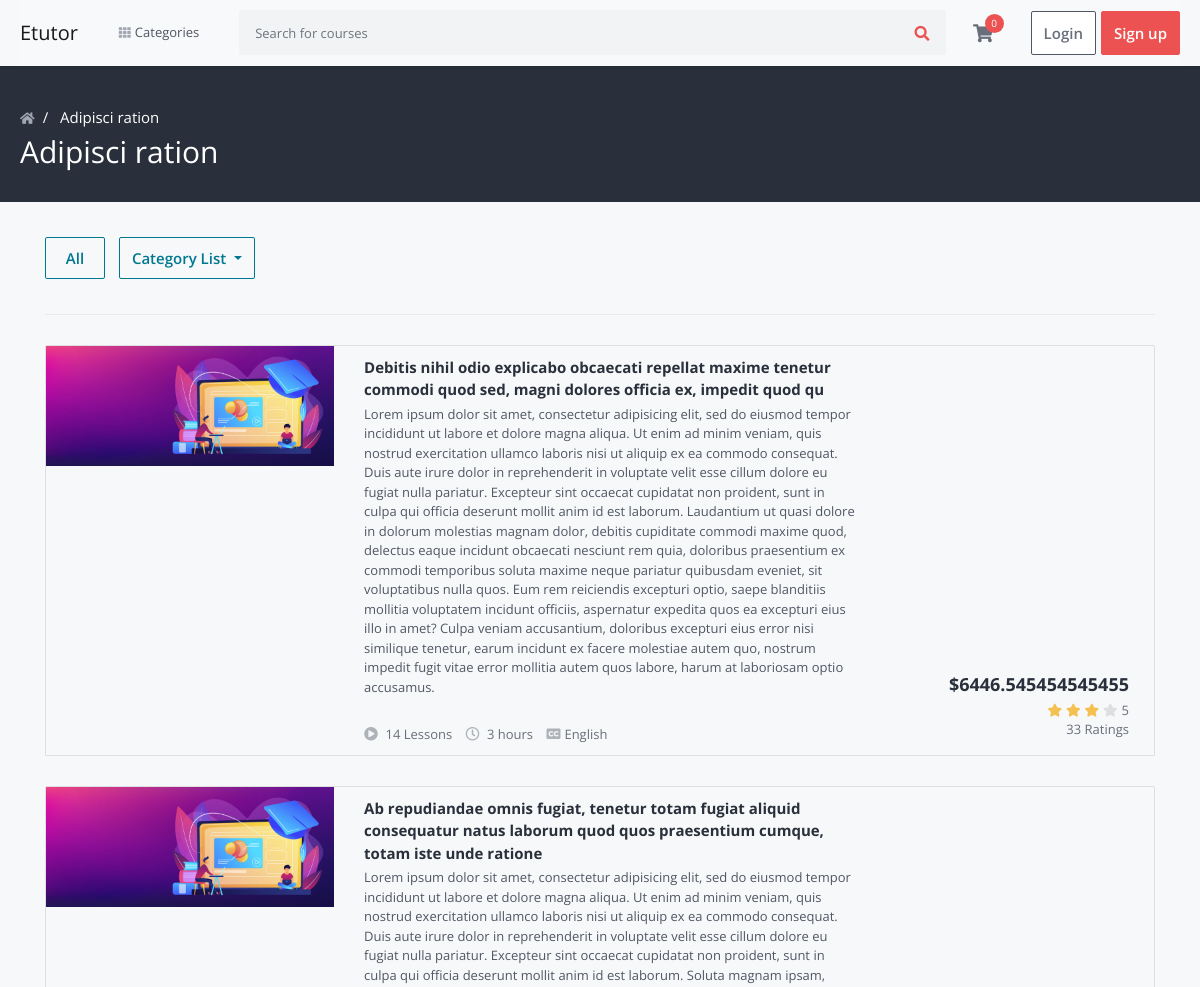
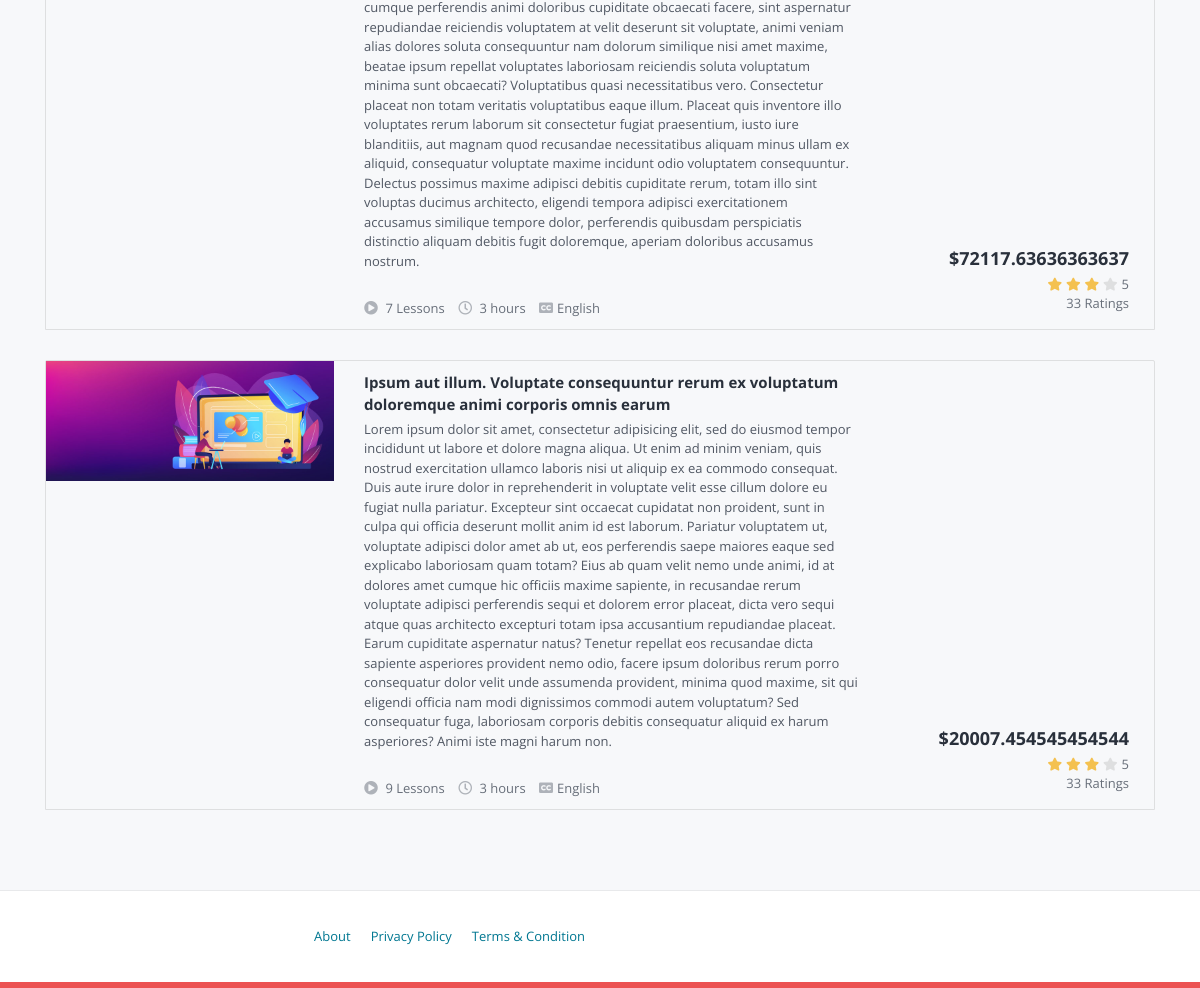
The page /courses/adipisci-ration/category on the database its author committed (2 pictures, top to bottom).
### courses/models.py (models this page shows, shortened)
class Category(models.Model):
    title = models.CharField(max_length=50)
    slug = models.SlugField(max_length=200, unique=True)

class Course(models.Model):
    title = models.CharField(max_length=200)
    user = models.ForeignKey(User, on_delete=models.CASCADE)
    category = models.ForeignKey(Category, on_delete=models.SET_NULL, null=True)
    slug = models.SlugField(max_length=200, unique=True, primary_key=True, auto_created=False)
    short_description = models.TextField(blank=False, max_length=60)
    description = models.TextField(blank=False)
    outcome = models.CharField(max_length=200)
    requirements = models.CharField(max_length=200)
    language = models.CharField(max_length=200)
    price = models.FloatField(validators=[MinValueValidator(9.99)])
    level = models.CharField(max_length=20)
    thumbnail = models.ImageField(upload_to='thumbnails/')
    video_url = models.CharField(max_length=100)
    is_published = models.BooleanField(default=True)
    created_at = models.DateTimeField(default=now)
    updated_at = models.DateTimeField(default=now)

### courses/views.py (the view)
# urls.py: path('courses/<slug:slug>/category', CoursesByCategoryListView.as_view(), name='course-by-category'),
class CoursesByCategoryListView(ListView):
    model = Course
    template_name = 'courses/courses_by_category.html'
    context_object_name = 'courses'
    def get_queryset(self):
        category = Category.objects.get(slug=self.kwargs['slug'])
        return self.model.objects.filter(category_id=category.id)
    def get_context_data(self, **kwargs):
        context = super().get_context_data(**kwargs)
        category = Category.objects.get(slug=self.kwargs['slug'])
        context['category'] = category
        context['categories'] = Category.objects.all()
        return context

### cart/cart.py (called while the page is built)
    def __len__(self):
        return sum(item['quantity'] for item in self.cart.values())

    def get_total_price(self):
        return sum(Decimal(item['price']) * item['quantity'] for item in self.cart.values())

### cart/context_processors.py (called while the page is built)
def cart(request):
    return {'cart': Cart(request)}

### courses/context_processors.py (called while the page is built)
def categories_processor(request):
    categories = Category.objects.all()
    return {'categories': categories}

### templates/courses/courses_by_category.html (shortened to what this page needs)
{% extends 'layouts/base.html' %}
{% load static %}
{% block content %}
    <section class="category-header-area">
        <div class="container-lg">
            <div class="row">
                <div class="col">
                    <nav>
                        <ol class="breadcrumb">
                            <li class="breadcrumb-item">
                                <a href="/">
                                    <i class="fas fa-home"></i>
                                </a>
                            </li>
                            <li class="breadcrumb-item">
                                <a href="#">
                                    {{ category.title }}
                                </a>
                            </li>
                        </ol>
                    </nav>
                    <h1 class="category-name">
                        {{ category.title }}
                    </h1>
                </div>
            </div>
        </div>
    </section>
    <section class="category-course-list-area">
        <div class="container">
            <div class="row">
                <div class="col">
                    <div class="category-filter-box filter-box clearfix">
                        <a href="" class="btn btn-outline-secondary all-btn">All</a>
                        <div class="btn-group category-list">
                            <a class="btn btn-outline-secondary dropdown-toggle" href="#" data-toggle="dropdown">
                                Category List
                            </a>
                        </div>
                    </div>
                    <div class="category-course-list">
                        <ul>
                            {% for course in courses %}
                                <li>
                                    <div class="course-box-2">
                                        <div class="course-image">
                                            <a href="{% url 'courses:course-details' course.slug %}">
                                                <img src="{% static 'images/learning.jpg' %}" alt="" class="img-fluid">
                                            </a>
                                        </div>
                                        <div class="course-details">
                                            <a href="{% url 'courses:course-details' course.slug %}"
                                               class="course-title">{{ course.title }}</a>
                                            <div class="course-subtitle">
                                                {{ course.short_description }}
                                            </div>
                                            <div class="course-meta">
                                                <span class="">
                                                    <i class="fas fa-play-circle"></i>
                                                    {{ course.lessons.count }} Lessons
                                                </span>
                                                <span class="">
                                                    <i class="far fa-clock"></i>
                                                    3 hours
                                                </span>
                                                <span class="">
                                                    <i class="fas fa-closed-captioning"></i>English
                                                </span>
                                            </div>
                                        </div>
                                        <div class="course-price-rating">
                                            <div class="course-price">
                                                <span class="current-price">${{ course.price }}</span>
                                            </div>
                                            <div class="rating">
                                                <i class="fas fa-star filled"></i>
                                                <i class="fas fa-star filled"></i>
                                                <i class="fas fa-star filled"></i>
                                                <i class="fas fa-star"></i>
                                                <span class="d-inline-block average-rating">5</span>
                                            </div>
                                            <div class="rating-number">
                                                33 Ratings
                                            </div>
                                        </div>
                                    </div>
                                </li>
                            {% endfor %}
                        </ul>
                    </div>
                </div>
            </div>
        </div>
    </section>
{% endblock %}

### templates/layouts/base.html (shortened to what this page needs)
<!DOCTYPE html>
<html>
<head>
    {% include 'partials/header.html' %}
</head>
<body class="gray-bg">
{% include 'partials/navbar.html' %}
{% block content %}{% endblock %}
{% include 'partials/footer.html' %}
</body>
</html>

### templates/partials/header.html (shortened to what this page needs)
{% load static %}
<link rel="stylesheet" href="{% static 'frontend/css/jquery.webui-popover.min.css' %}">
<link rel="stylesheet" href="{% static 'frontend/css/select2.min.css' %}">
<link rel="stylesheet" href="{% static 'frontend/css/slick.css' %}">
<link rel="stylesheet" href="{% static 'frontend/css/slick-theme.css' %}">
<link rel="stylesheet" href="{% static 'frontend/css/fontawesome-all.min.css' %}">
<link rel="stylesheet" href="{% static 'frontend/css/bootstrap.min.css' %}">
<link rel="stylesheet" href="{% static 'frontend/css/main.css' %}">
<link rel="stylesheet" href="{% static 'frontend/css/responsive.css' %}">
<link rel="stylesheet" href="https://cdnjs.cloudflare.com/ajax/libs/toastr.js/latest/css/toastr.css">

### templates/partials/navbar.html (shortened to what this page needs)
{% load static %}
<section class="menu-area">
    <div class="container-xl">
        <div class="row">
            <div class="col">
                <nav class="navbar navbar-expand-lg navbar-light bg-light">
                    <a class="navbar-brand" href="/">
                        Etutor
                    </a>
                    {% include 'partials/menu.html' %}
                    <form class="inline-form" action="{% url 'udemy:search' %}" method="get" style="width: 100%;">
                        <div class="input-group search-box mobile-search">
                            <input type="text" name='q' class="form-control"
                                   placeholder="Search for courses">
                            <div class="input-group-append">
                                <button class="btn" type="submit"><i class="fas fa-search"></i></button>
                            </div>
                        </div>
                    </form>
                    <div class="cart-box menu-icon-box" id="cart_items">
                        {% include 'partials/cart.html' %}
                    </div>
                    {% if request.user.is_authenticated %}
                        <div class="user-box menu-icon-box">
                            <div class="icon">
                                <a href="">
                                    <img src="{% static 'images/avatar.png' %}" alt="" class="img-fluid">
                                </a>
                            </div>
                            <div class="dropdown user-dropdown corner-triangle top-right">
                                <ul class="user-dropdown-menu">
                                    <li class="dropdown-user-info">
                                        <a href="">
                                            <div class="clearfix">
                                                <div class="user-image float-left">
                                                    <img src="{% static 'images/avatar.png' %}" alt=""
                                                         class="img-fluid">
                                                </div>
                                                <div class="user-details">
                                                    <div class="user-name">
                                                        <span class="hi">hi,</span> {{ request.user.email }}
                                                    </div>
                                                    <div class="user-email">
                                                        <span class="email">{{ request.user.name }}</span>
                                                        <span class="welcome">Welcome back</span>
                                                    </div>
                                                </div>
                                            </div>
                                        </a>
                                    </li>
                                    <li class="user-dropdown-menu-item">
                                        <a href="{% url 'accounts:enrolled-courses' %}">
                                            <i class="far fa-gem"></i>Enrolled Courses
                                        </a>
                                    </li>
                                    <li class="user-dropdown-menu-item">
                                        <a href="">
                                            <i class="far fa-heart"></i>My Wishlist
                                        </a>
                                    </li>
                                    <li class="user-dropdown-menu-item">
                                        <a href="{% url 'accounts:my-profile' %}">
                                            <i class="fas fa-user"></i>Profile Edit
                                        </a>
                                    </li>
                                    <li class="dropdown-user-logout user-dropdown-menu-item">
                                        <a href="{% url 'accounts:logout' %}">Logout</a>
                                    </li>
                                </ul>
                            </div>
                        </div>
                    {% else %}
                        <div class="sign-in-box btn-group">
                            <a href="{% url 'accounts:login' %}" class="btn btn-sign-in">Login</a>
                            <a href="{% url 'accounts:register' %}" class="btn btn-sign-up">Sign up</a>
                        </div>
                    {% endif %}
                </nav>
            </div>
        </div>
    </div>
</section>

### templates/partials/menu.html (shortened to what this page needs)
<div class="main-nav-wrap">
    <ul class="mobile-main-nav">
        <li class="has-children">
            <a href="">
                <i class="fas fa-th d-inline"></i>
                <span>Categories</span>
            </a>
        </li>
    </ul>
</div>

### templates/partials/cart.html (shortened to what this page needs)
{% load static %}
<div class="icon">
    <a href=""><i class="fas fa-shopping-cart"></i></a>
    {% with total_items=cart|length %}
        {% if cart|length > 0 %}
            <span class="number">{{ cart|length }}</span>
        {% else %}
            <span class="number">0</span>
        {% endif %}
    {% endwith %}
</div>

### templates/partials/footer.html (shortened to what this page needs)
<footer class="footer-area">
    <div class="container-xl">
        <div class="row">
            <div class="col-md-6">
                <ul class="nav justify-content-md-end footer-menu">
                    <li class="nav-item">
                        <a class="nav-link"
                           href="">About</a>
                    </li>
                    <li class="nav-item">
                        <a class="nav-link"
                           href="">Privacy Policy</a>
                    </li>
                    <li class="nav-item">
                        <a class="nav-link"
                           href="">Terms & Condition</a>
                    </li>
                </ul>
            </div>
        </div>
    </div>
</footer>

### templates/partials/scripts.html (shortened to what this page needs)
{% load static %}

### static/frontend/css/responsive.css (style rules this page uses)
@media (min-width:768px) { .navbar-expand-lg { -webkit-box-orient: horizontal; -webkit-box-direction: normal; -ms-flex-flow: row nowrap; flex-flow: row nowrap; -webkit-box-pack: start; -ms-flex-pack: start; justify-content: flex-start; } }
@media (min-width:768px) { .main-nav-wrap { margin: 0 30px 0 22px; } }
@media (min-width:768px) { .main-nav-wrap { margin: 0 40px 0 25px; } }
@media (min-width:768px) { .main-nav-wrap>ul>li>a { font-size: 13px; color: #505763; padding: 23px 0; display: inline-block; position: relative; padding-left: 16px } }
@media (min-width:768px) { .main-nav-wrap>ul>li>a .d-inline { position: absolute; left: 0; top:calc( 50% - 6px ); } }
@media (min-width:768px) { .main-nav-wrap>ul>li>a i { color: #a1a7b3; margin-right: 5px; font-size: 12px; } }
@media (min-width:768px) { .main-nav-wrap ul { list-style: none; margin: 0; padding: 0; } }
@media (min-width:768px) { .main-nav-wrap>ul>li { position: relative; } }
@media (min-width:768px) { .sign-in-box { margin-left: 15px; } }

### rows shown on the page
Category: title "Adipisci ration"
Course: title "Debitis nihil odio explicabo obcaecati repellat maxime tenetur commodi quod sed, magni dolores officia ex, impedit quod qu", short_description "Lorem ipsum dolor sit amet, consectetur adipisicing elit, sed do eiusmod tempor incididunt ut labore et dolore magna aliqua. Ut enim ad minim veniam, quis nostrud exercitation ullamco laboris nisi ut aliquip ex ea commodo consequat. Duis aute irure dolor in reprehenderit in voluptate velit esse cillum dolore eu fugiat nulla pariatur. Excepteur sint occaecat cupidatat non proident, sunt in culpa qui officia deserunt mollit anim id est laborum. Laudantium ut quasi dolore in dolorum molestias magnam dolor, debitis cupiditate commodi maxime quod, delectus eaque incidunt obcaecati nesciunt rem quia, doloribus praesentium ex commodi temporibus soluta maxime neque pariatur quibusdam eveniet, sit…", lessons.count "14", price "6446.545454545455"
Course: title "Ab repudiandae omnis fugiat, tenetur totam fugiat aliquid consequatur natus laborum quod quos praesentium cumque, totam iste unde ratione", short_description "Lorem ipsum dolor sit amet, consectetur adipisicing elit, sed do eiusmod tempor incididunt ut labore et dolore magna aliqua. Ut enim ad minim veniam, quis nostrud exercitation ullamco laboris nisi ut aliquip ex ea commodo consequat. Duis aute irure dolor in reprehenderit in voluptate velit esse cillum dolore eu fugiat nulla pariatur. Excepteur sint occaecat cupidatat non proident, sunt in culpa qui officia deserunt mollit anim id est laborum. Soluta magnam ipsam, cumque perferendis animi doloribus cupiditate obcaecati facere, sint aspernatur repudiandae reiciendis voluptatem at velit deserunt sit voluptate, animi veniam alias dolores soluta consequuntur nam dolorum similique nisi amet…", lessons.count "7", price "72117.63636363637"
Course: title "Ipsum aut illum. Voluptate consequuntur rerum ex voluptatum doloremque animi corporis omnis earum", short_description "Lorem ipsum dolor sit amet, consectetur adipisicing elit, sed do eiusmod tempor incididunt ut labore et dolore magna aliqua. Ut enim ad minim veniam, quis nostrud exercitation ullamco laboris nisi ut aliquip ex ea commodo consequat. Duis aute irure dolor in reprehenderit in voluptate velit esse cillum dolore eu fugiat nulla pariatur. Excepteur sint occaecat cupidatat non proident, sunt in culpa qui officia deserunt mollit anim id est laborum. Pariatur voluptatem ut, voluptate adipisci dolor amet ab ut, eos perferendis saepe maiores eaque sed explicabo laboriosam quam totam? Eius ab quam velit nemo unde animi, id at dolores amet cumque hic officiis maxime sapiente, in recusandae rerum…", lessons.count "9", price "20007.454545454544"
